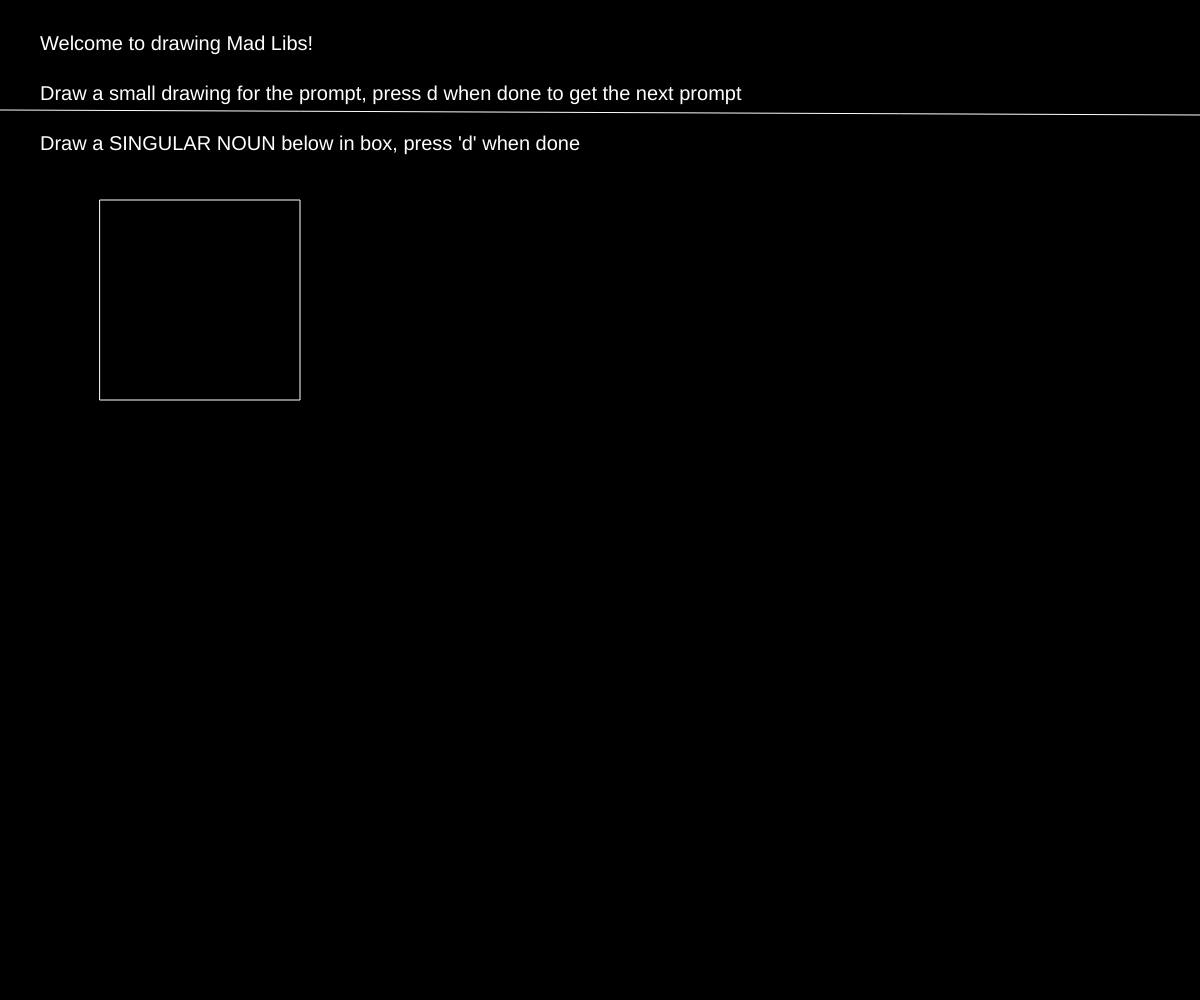
Frame 1 (no input)
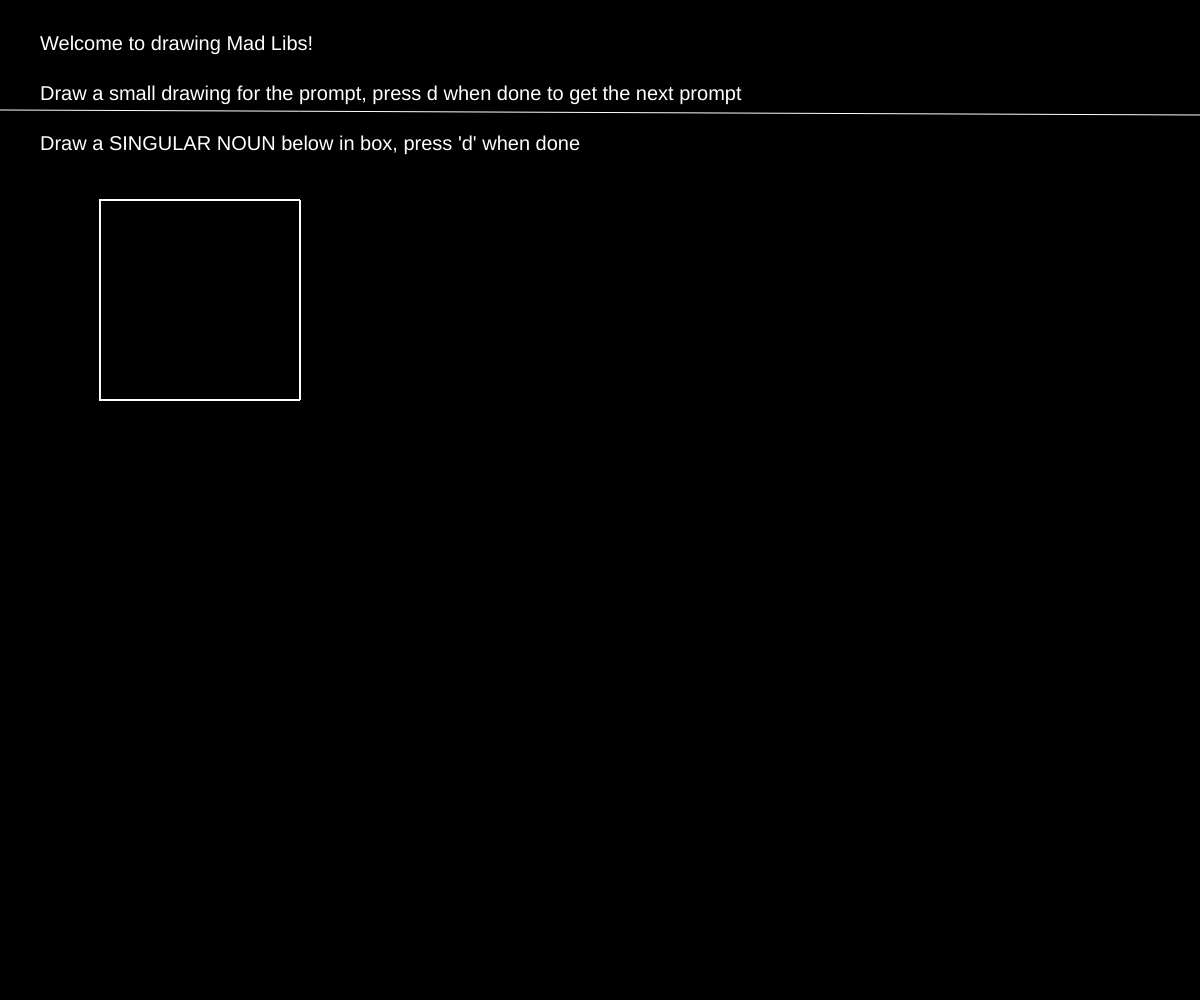
Frame 60 (no input)
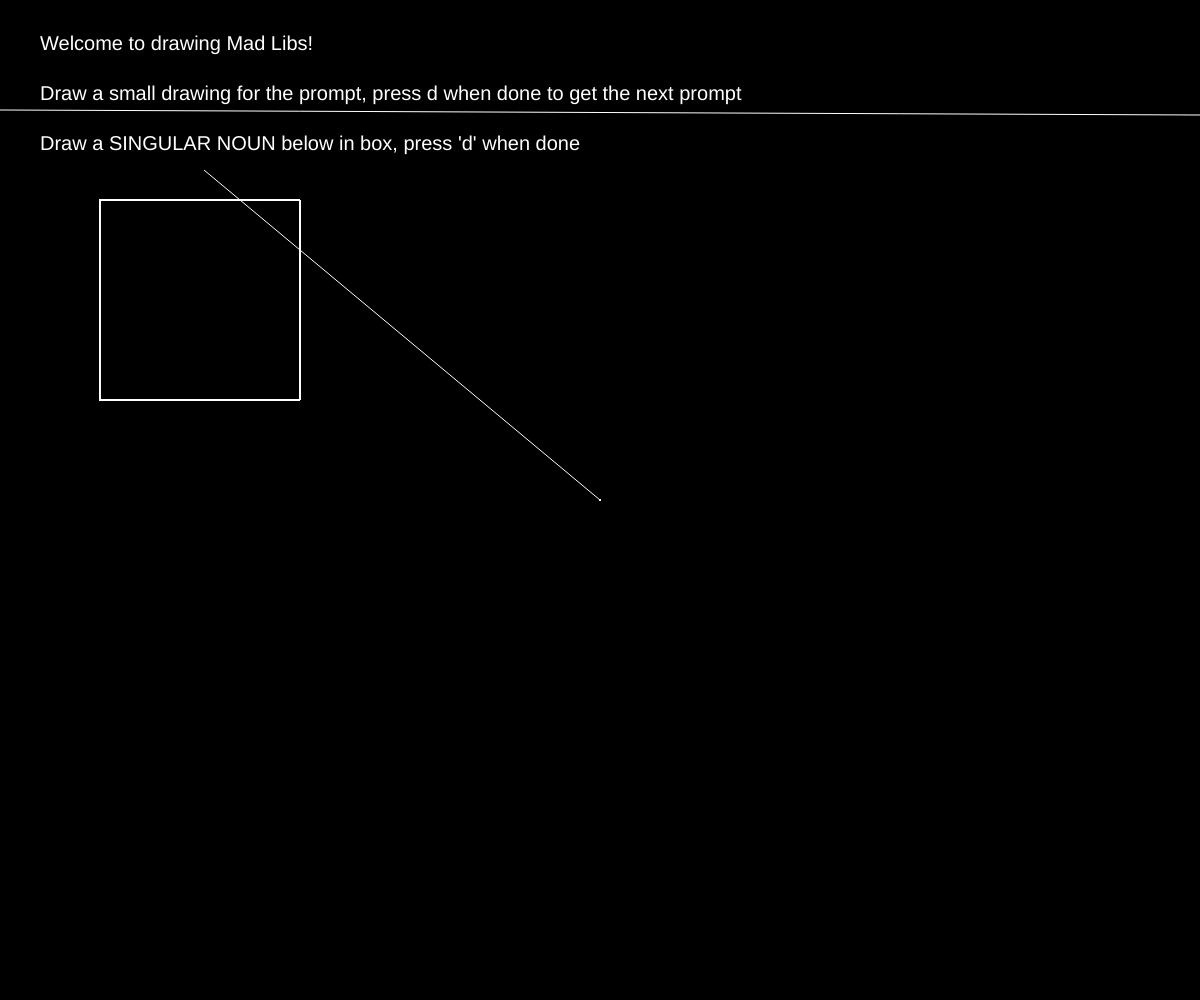
Frame 120 (the mouse pressed at the canvas centre since frame 60)

The p5.js sketch that drew these frames (run headless with seeded random() and noise() and a simulated clock; from frame 60 on, the mouse is pressed at the canvas centre):

// p5.js sketch
// ── sketch.js
var prompt = 1;
var strokes1 = [];
var strokes2 = [];
var strokes3 = [];
var strokes4 = [];
var strokes5 = [];
var strokes6 = [];
var released = false;

function setup() {
  createCanvas(windowWidth, windowHeight);
  background(0);
}

function draw() {
  fill(0);
  noStroke();
  rect(0, 0, width, 170)
  noStroke();
  fill(255);
  textSize(20)
  text("Welcome to drawing Mad Libs!", 40, 50);
  text("Draw a small drawing for the prompt, press d when done to get the next prompt", 40, 100)
  stroke(255);
  line(0, 110, width, 115);

  //Prompt
  if(prompt == 1){
    noStroke();
    text("Draw a SINGULAR NOUN below in box, press 'd' when done", 40, 150);
    stroke(255)
      if (mouseIsPressed === true) {
          line(mouseX, mouseY, pmouseX, pmouseY);
          var v = createVector(mouseX, mouseY);
          var pv = createVector(pmouseX, pmouseY);
          strokes1.push(v)
          strokes1.push(pv)
      }
      if(released){
        var reset = createVector(0, 0);
        strokes1.push(reset)
        released = false;
      }
      stroke(255)
      noFill();
      rect(100, 200, 200, 200)
  }
  if(prompt == 2){
    noStroke();
    text("Draw a PLURAL NOUN below in box, press 'd' when done", 40, 150);
    stroke(255)
      if (mouseIsPressed === true) {
          line(mouseX, mouseY, pmouseX, pmouseY);
          var v = createVector(mouseX, mouseY);
          var pv = createVector(pmouseX, pmouseY);
          append(strokes2, v);
          append(strokes2, pv);
      }
      if(released){
        var reset = createVector(0, 0);
        append(strokes2, reset);
        released = false;
      }
      stroke(255)
      noFill();
      rect(100, 200, 200, 200)
  }
  if(prompt == 3){    
    noStroke();
    text("Draw a SINGULAR NOUN below in box, press 'd' when done", 40, 150);
    stroke(255)
      if (mouseIsPressed === true) {
          line(mouseX, mouseY, pmouseX, pmouseY);
          var v = createVector(mouseX, mouseY);
          var pv = createVector(pmouseX, pmouseY);
          append(strokes3, v);
          append(strokes3, pv);
      }
      if(released){
        var reset = createVector(0, 0);
        append(strokes3, reset);
        released = false;
      }
      stroke(255)
      noFill();
      rect(100, 200, 200, 200)
  }
    if(prompt == 4){    
    noStroke();
    text("Draw a SINGULAR NOUN below in box, press 'd' when done", 40, 150);
    stroke(255)
      if (mouseIsPressed === true) {
          line(mouseX, mouseY, pmouseX, pmouseY);
          var v = createVector(mouseX, mouseY);
          var pv = createVector(pmouseX, pmouseY);
          append(strokes4, v);
          append(strokes4, pv);
      }
      if(released){
        var reset = createVector(0, 0);
        append(strokes4, reset);
        released = false;
      }
      stroke(255)
      noFill();
      rect(100, 200, 200, 200)
  }
  if(prompt == 5){
    noStroke();
    text("Draw a PLACE below in box, press 'd' when done", 40, 150);
    stroke(255)
    if (mouseIsPressed === true) {
          line(mouseX, mouseY, pmouseX, pmouseY);
          var v = createVector(mouseX, mouseY);
          var pv = createVector(pmouseX, pmouseY);
          append(strokes5, v);
          append(strokes5, pv);
      }
      if(released){
        var reset = createVector(0, 0);
        append(strokes5, reset);
        released = false;
      }
      stroke(255)
      noFill();
      rect(100, 200, 200, 200)
  }
  if(prompt == 6){
    noStroke();
    text("Draw a ADJECTIVE below in box, press 'd' when done", 40, 150);
    stroke(255)
    if (mouseIsPressed === true) {
          line(mouseX, mouseY, pmouseX, pmouseY);
          var v = createVector(mouseX, mouseY);
          var pv = createVector(pmouseX, pmouseY);
          append(strokes6, v);
          append(strokes6, pv);
      }
      if(released){
        var reset = createVector(0, 0);
        append(strokes6, reset);
        released = false;
      }
      stroke(255)
      noFill();
      rect(100, 200, 200, 200)
  }

  if(prompt == 7){
    fill(255);
    noStroke();
    text("Press 'd' to start another prompt!", 40, 150);  
    var p1 = "Be kind to your "
    text(p1, 40, 250);
    noFill();
    stroke(255);
    rect(textWidth(p1)*1.5, 200, 200, 200);
    translate(textWidth(p1)*1.5 - 100, 0)
    for(var i =0; i<strokes1.length-1; i+=2){
      if(strokes1[i].x != 0 && strokes1[i+1].x != 0) {
        stroke(255);
        line(strokes1[i].x, strokes1[i].y, strokes1[i+1].x, strokes1[i+1].y);
      }
    }
  translate(-textWidth(p1)*1.5 + 100, 0)

    fill(255);
    noStroke();
    var p2 = "-footed "
    text(p2,textWidth(p1)*1.5 +200, 250);
    noFill();
    stroke(255);
    rect(textWidth(p1)*1.5 + 220 + textWidth(p2), 200, 200, 200);
    translate(textWidth(p1)*1.5 + 220 + textWidth(p2) - 100, 0)
    for(var i =0; i<strokes2.length-1; i+=2){
      if(strokes2[i].x != 0 && strokes2[i+1].x != 0) {
        stroke(255);
        line(strokes2[i].x, strokes2[i].y, strokes2[i+1].x, strokes2[i+1].y);
      }
    }
    translate((textWidth(p1)*1.5 + 220 + textWidth(p2) - 100)*-1, 0)

    var left3 = textWidth(p1)*1.5 + 220*2 + textWidth(p2);
    fill(255);
    noStroke();
    var p3 = ". For a duck may be somebody's "
    text(p3,left3, 250);
    noFill();
    stroke(255);
    rect(left3 + textWidth(p3) + 20, 200, 200, 200);
    translate(left3 + textWidth(p3) + 20 - 100, 0)
    for(var i =0; i<strokes3.length-1; i+=2){
      if(strokes3[i].x != 0 && strokes3[i+1].x != 0) {
        stroke(255);
        line(strokes3[i].x, strokes3[i].y, strokes3[i+1].x, strokes3[i+1].y);
      }
    }
    translate(-(left3 + textWidth(p3) + 20 - 100), 0)


    fill(255);
    noStroke();
    var p4 = "Be kind to your "
    text(p4,40, 500);
    noFill();
    stroke(255);
    rect(textWidth(p4)*1.5, 450, 200, 200);
    translate(textWidth(p4)*1.5 - 100, 450 - 200)
    for(var i =0; i<strokes4.length-1; i+=2){
      if(strokes4[i].x != 0 && strokes4[i+1].x != 0) {
        stroke(255);
        line(strokes4[i].x, strokes4[i].y, strokes4[i+1].x, strokes4[i+1].y);
      }
    }
    translate(-(textWidth(p4)*1.5 - 100), -(450 - 200))

    fill(255);
    var left4 = 40 + textWidth(p4)*1.5 + 200;
    noStroke();
    var p5 = " in "
    text(p5,left4, 500);
    noFill();
    stroke(255);
    rect(left4 + 50, 450, 200, 200);
    translate(left4+50 - 100, 450 - 200)
    for(var i =0; i<strokes5.length-1; i+=2){
      if(strokes5[i].x != 0 && strokes5[i+1].x != 0) {
        stroke(255);
        line(strokes5[i].x, strokes5[i].y, strokes5[i+1].x, strokes5[i+1].y);
      }
    }
    translate(-(left4+50 - 100), -(450 - 200))

    fill(255);
    var left5 = left4 + 290;
    noStroke();
    var p5 = "Where the weather is always "
    text(p5,left5, 500);
    noFill();
    stroke(255);
    rect(left5 + 32 + textWidth(p5), 450, 200, 200);
    translate(left5 + 32 + textWidth(p5) - 100, 450 - 200)
    for(var i =0; i<strokes6.length-1; i+=2){
      if(strokes6[i].x != 0 && strokes6[i+1].x != 0) {
        stroke(255);
        line(strokes6[i].x, strokes6[i].y, strokes6[i+1].x, strokes6[i+1].y);
      }
    }
    translate(-(left5 + 32 + textWidth(p5)), -450 + 200)
    
  }
}

function keyPressed(){
  if(key == 'd'){
    background(0);
    if(prompt<7){
      prompt+=1;
    } 
    else prompt = 1;
  }

}

function mouseReleased(){
  released = true;
}




// ── project.html
<!DOCTYPE html>
<html lang="en">

<head>
    <meta charset="utf-8">
    <meta http-equiv="X-UA-Compatible" content="IE=edge">
    <meta name="viewport" content="width=device-width, initial-scale=1">
    <!-- The above 3 meta tags *must* come first in the head; any other head content must come *after* these tags -->
    <title>N. Lutz</title>
    <link rel="icon" href="img/fav.png" type="image/x-icon">

    <!-- Bootstrap -->
    <link href="../../css/bootstrap.min.css" rel="stylesheet">
    <link href="../../ionicons/css/ionicons.min.css" rel="stylesheet">

    <!-- main css -->
    <link href="../../css/style.css" rel="stylesheet">


    <!-- modernizr -->
    <script src="../../js/modernizr.js"></script>

</head>

<body>

    <!-- Preloader -->
<!--     <div id="preloader">
        <div class="pre-container">
            <div class="spinner">
                <div class="double-bounce1"></div>
                <div class="double-bounce2"></div>
            </div>
        </div>
    </div> -->
    <!-- end Preloader -->

    <div class="container-fluid">
       <!-- box-header -->
        <header class="box-header">
            <div class="box-logo">
                <a href="../../index.html"><img src="../../img/logo.png" width="140" alt="Logo"></a>
                <p class="rightpar"><a href="../../index.html">home</a> / <a href="../../projects.html">projects</a> / <a href="../../words.html">words</a> / <a href="../../about.html">about</a></p>
            </div>
        </header>

        <!-- end box-header -->
    </div>

    <!-- top-bar -->
    <div class="top-bar">
        <h1>Connected Drawing</h1>
        <p>A silly reimagining of madlibs</p>
    </div>
    <!-- end top-bar -->

    <!-- main-container -->
    <div class="container main-container">
        <div class="col-md-12">
            <div class="col-md-3">
                <h3 class="text-uppercase"> Connected Drawing</h3>
                <h5>Spring 2020</h5>
                <ul class="cat-ul">
                <li><i class="ion-ios-circle-filled"></i> Web development</li>
                <li><i class="ion-ios-circle-filled"></i> Creative Coding</li>
                </ul>
            </div>

                <div class="col-md-9">
                <br>
                <p>This was a project for Zach Lieberman's Drawing++ class at the MIT Media Lab. It is a connected visual version of Madlibs. It's rather silly, but a fun take on the classic roadtrip game in a rapid prototype. Go <a href = "index.html">here</a> to check it out.</p>

            </div>

        </div>

    </div>
    <!-- end main-container -->


    <!-- footer -->
    <footer>
    All work is by Nina Lutz, unless otherwise noted. Contact directly for use of photos or code.
    </footer>
    <!-- end footer -->

    <!-- back to top -->
    <a href="#0" class="cd-top"><i class="ion-android-arrow-up"></i></a>
    <!-- end back to top -->




    <!-- jQuery -->
    <script src="../../js/jquery-2.1.1.js"></script>
    <!--  plugins -->
    <script src="../../js/bootstrap.min.js"></script>
    <script src="../../js/menu.js"></script>
    <script src="../../js/animated-headline.js"></script>
    <script src="../../js/isotope.pkgd.min.js"></script>


    <!--  custom script -->
    <script src="../../js/custom.js"></script>

</body>

</html>
